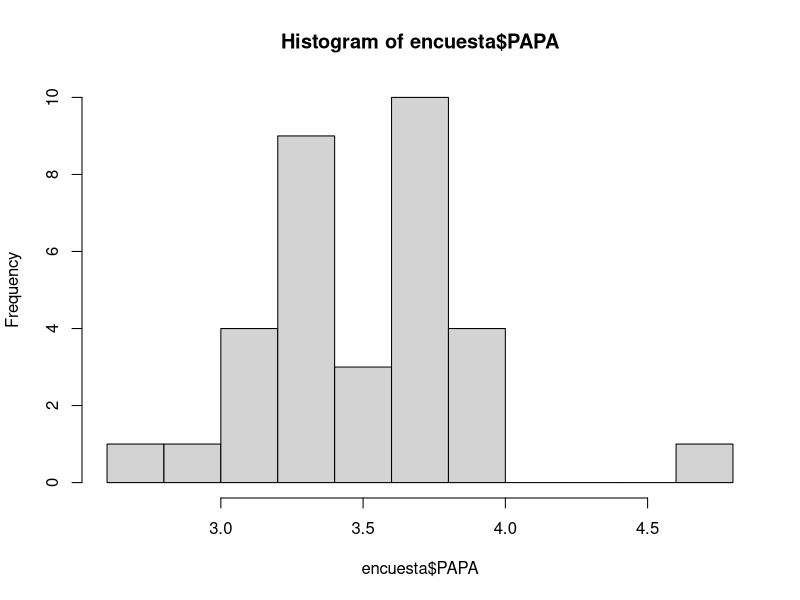
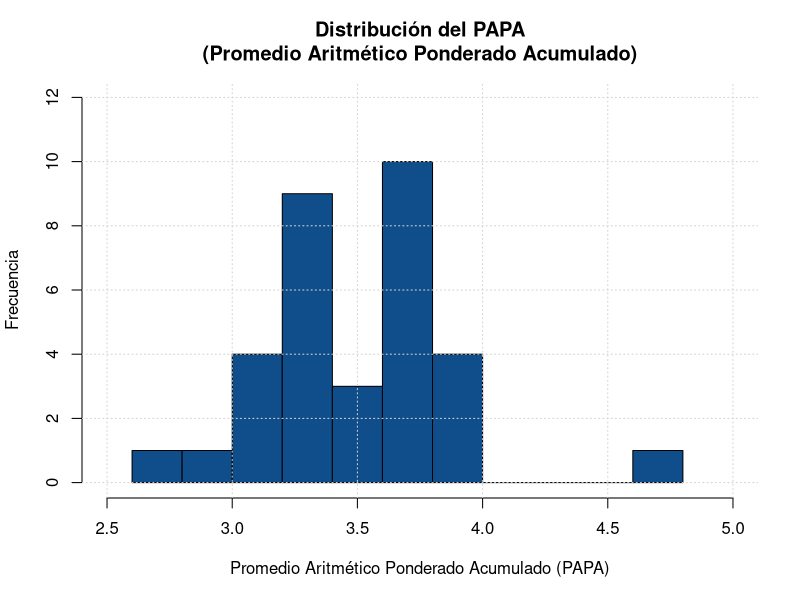
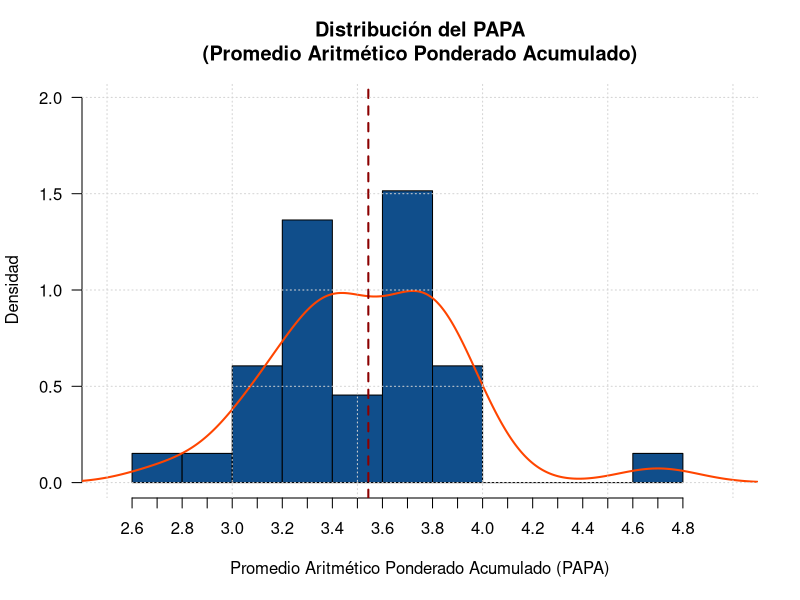
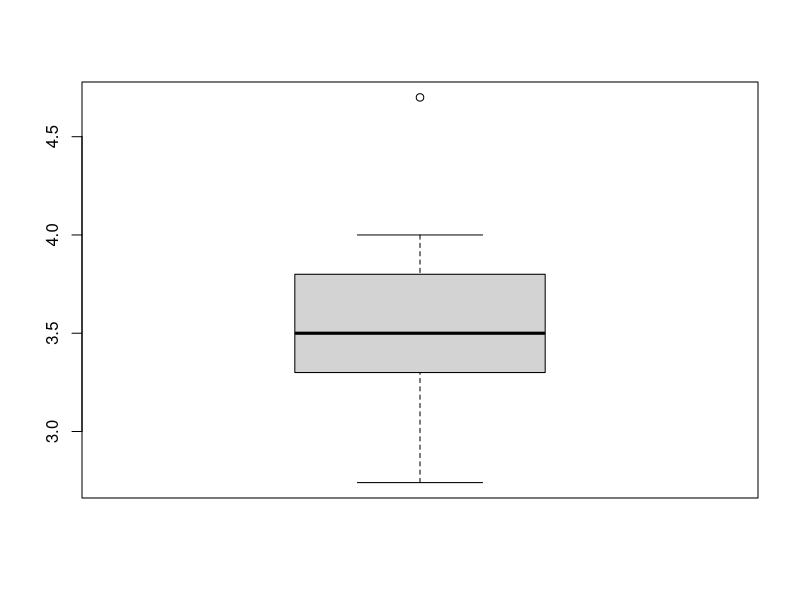
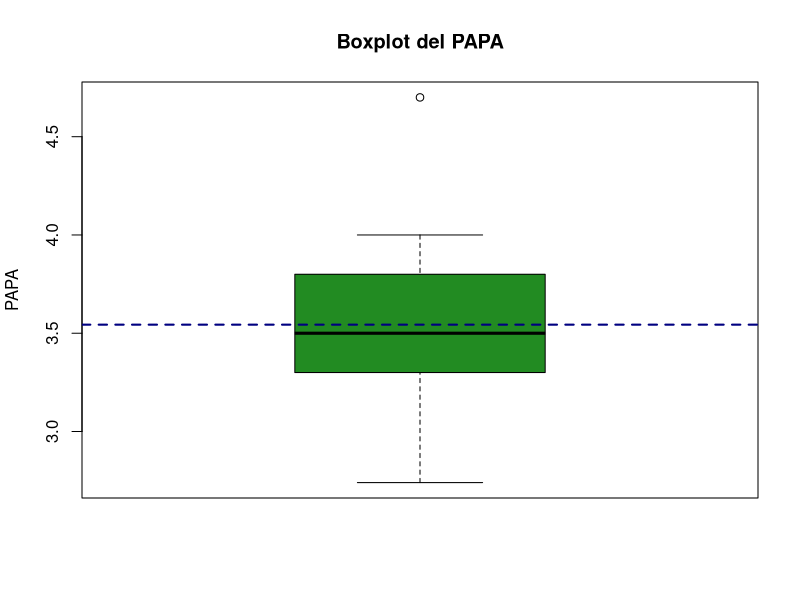
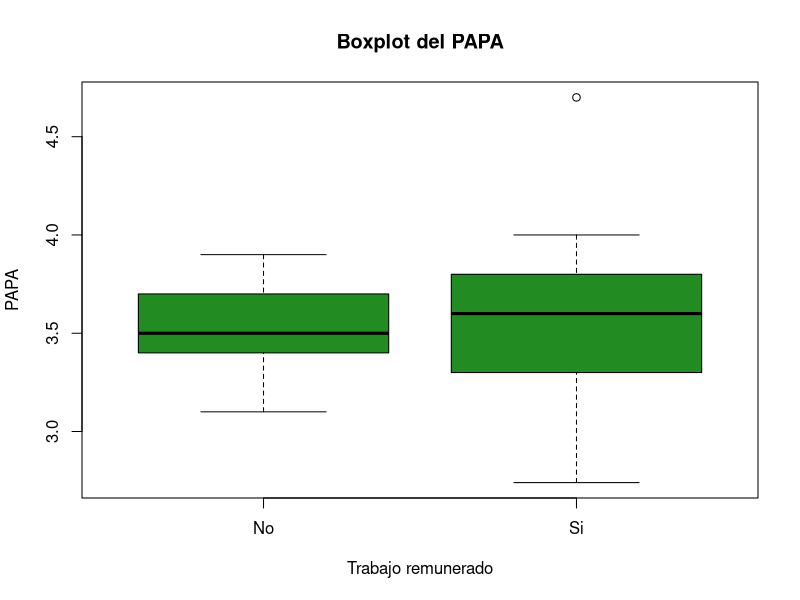
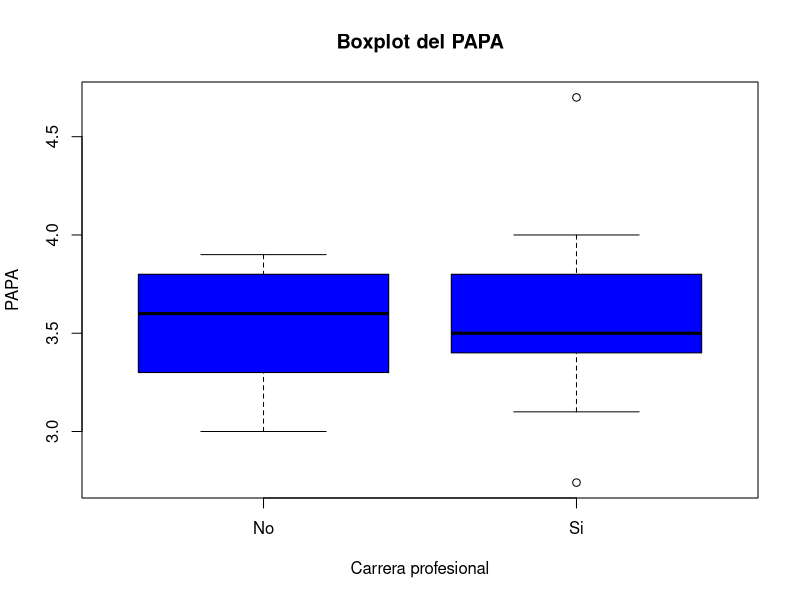
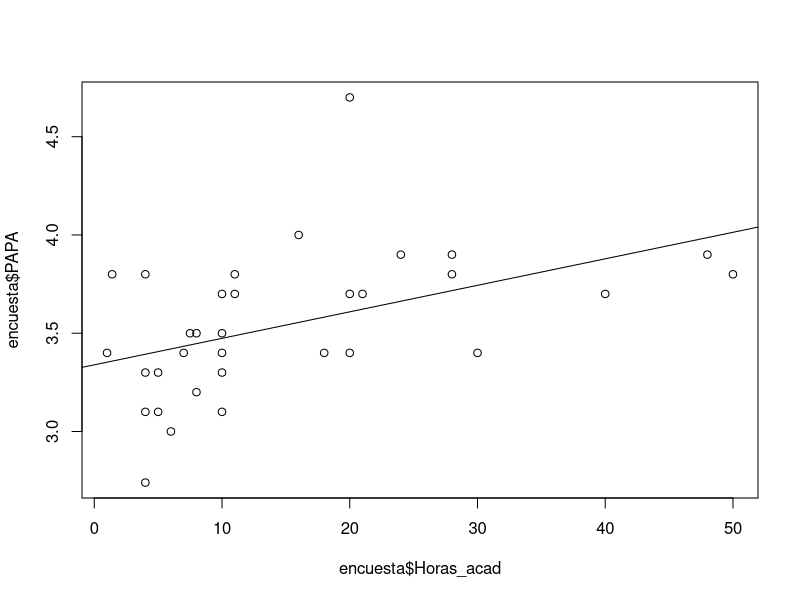

These charts were generated, in order, by the following R code:
## ---- chunk 1
knitr::opts_chunk$set(echo = TRUE,
                      warning = FALSE,
                      eval = TRUE,
                      message = FALSE,
                      fig.align = "center")

library(ggplot2)
tema_gg <- theme_linedraw() +
  theme(axis.title.x = element_text(size = 5),
        axis.title.y = element_text(size = 5),
        plot.title = element_text(size = 8))
## ---- chunk 2
encuesta <- read.csv("Encuesta.csv", dec = ",")
encuesta
## ---- chunk 3
encuesta <- read.csv("Encuesta.csv", dec = ",")
head(encuesta)
## ---- chunk 4
summary(encuesta)
## ---- chunk 5
mean(encuesta$PAPA)
var(encuesta$PAPA)
sd(encuesta$PAPA)
## ---- chunk 6
quantile(encuesta$PAPA)
## ---- chunk 7
quantile(encuesta$PAPA, probs = seq(0, 1, 0.10))
## ---- chunk 8
quantile(encuesta$PAPA, probs = seq(0, 1, 0.01))
## ---- chunk 9
hist(encuesta$PAPA)
## ---- chunk 10
hist(encuesta$PAPA,
     col = "dodgerblue4",
     main = "Distribución del PAPA\n(Promedio Aritmético Ponderado Acumulado)",
     ylab = "Frecuencia",
     xlab = "Promedio Aritmético Ponderado Acumulado (PAPA)",
     xlim = c(2.5, 5),
     ylim = c(0, 12))
grid()
## ---- chunk 11
hist(encuesta$PAPA, 
     col = "dodgerblue4",
     las = 1,
     main = "Distribución del PAPA\n(Promedio Aritmético Ponderado Acumulado)",
     ylab = "Densidad",
     xlab = "Promedio Aritmético Ponderado Acumulado (PAPA)",
     xlim = c(2.5, 5),
     ylim = c(0, 2),
     freq = FALSE,
     xaxt = "n")
axis(1, at = seq(2.6, 4.8, 0.1))
lines(density(encuesta$PAPA), 
      col = "orangered",
      lwd = 2)
abline(v = mean(encuesta$PAPA), lwd = 2, lty = 2, col = "darkred")
grid()
## ---- chunk 12
boxplot(encuesta$PAPA)
## ---- chunk 13
boxplot(encuesta$PAPA,
        main = "Boxplot del PAPA",
        xlab = "",
        ylab = "PAPA",
        col = "forestgreen")
abline(h = mean(encuesta$PAPA), col = "navy", lwd = 2, lty = 2)
## ---- chunk 14
boxplot(encuesta$PAPA ~ encuesta$Trabajo,
        main = "Boxplot del PAPA",
        xlab = "Trabajo remunerado",
        ylab = "PAPA",
        col = "forestgreen")
## ---- chunk 15
boxplot(encuesta$PAPA ~ encuesta$Carrera,
        main = "Boxplot del PAPA",
        xlab = "Carrera profesional",
        ylab = "PAPA",
        col = "blue")
## ---- chunk 16
plot(x = encuesta$Horas_acad,
     y = encuesta$PAPA)
abline(lm(encuesta$PAPA ~ encuesta$Horas_acad))
## ---- chunk 17
plot(x = encuesta$Horas_acad,
     y = encuesta$PAPA,
     col = "red",
     pch = 19,
     xlab = "Horas de dedicación académica",
     ylab = "PAPA",
     main = "Relación de actividad académica vs PAPA")
abline(lm(encuesta$PAPA ~ encuesta$Horas_acad), lwd = 2, col = "blue")
## ---- chunk 18
# Debe tener instalada la biblioteca ggplot2
library(ggplot2)

ggplot(data = encuesta, aes(x = Horas_acad, y = PAPA)) +
  geom_point()
## ---- chunk 19
# Debe tener instalada la biblioteca ggplot2
library(ggplot2)

ggplot(data = encuesta, aes(x = Horas_acad, y = PAPA)) +
  geom_point() +
  geom_smooth(se = FALSE, color = "red") +
  geom_smooth(method = "lm", se = FALSE) +
  labs(x = "Horas de dedicación académica", y = "PAPA",
       title = "Relación de actividad académica vs PAPA",
       caption = "Línea azul: modelo lineal\nLínea roja: modelo no lineal")
